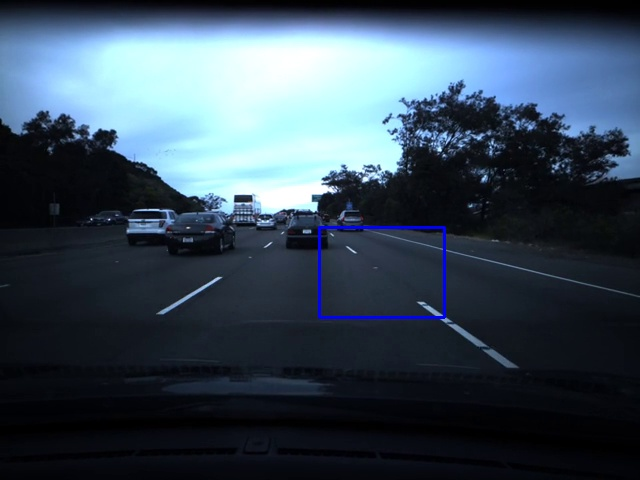
#> input picture ÿ.jpg, 640 x 480 px, given in place of train.mp4, which was not available
$ python index3.py
#> lines starting #> are read from the running program, lines starting #| are printed output that depends on the picture; after the words box and inside, x2 and y2 are one past the last pixel; in counts of white or black regions, pixels touching at a corner belong together; pictures that were not available may be replaced by others from this repository, and a replacement may not be noted
import cv2
from PIL import Image
import numpy as np
import os

# Playing video from file:
cap = cv2.VideoCapture('./data/train.mp4')

# number of frames
framesLength = int(cap.get(cv2.CAP_PROP_FRAME_COUNT))

print(framesLength)

try:
    if not os.path.exists('data'):
        os.makedirs('data')
except OSError:
    print ('Error: Creating directory of data')

currentFrame = 0

rightReference = []

speed = 0
lineSize = 3

# Read until video is completed
while(cap.isOpened()):

  # Capture frame-by-frame
  ret, frame = cap.read()
#> frame is the input picture: shape (480, 640, 3); mean B, G, R 86.8, 72.3, 56.6
  if ret == True:

    img = cv2.cvtColor(frame, cv2.COLOR_BGR2GRAY)
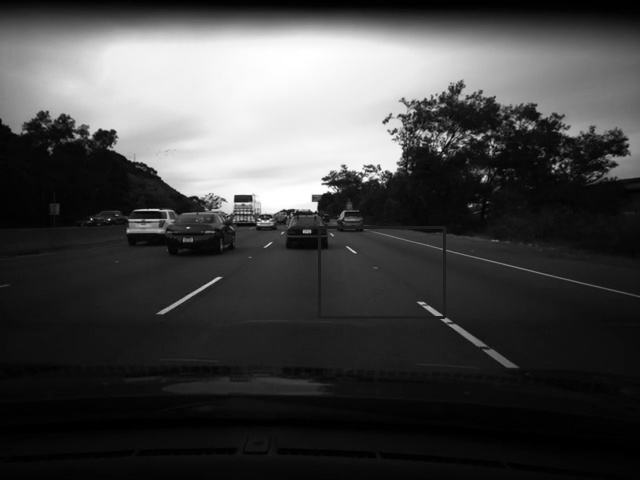
#> img: shape (480, 640); min 0, max 255, mean 69.2
    blurred = cv2.GaussianBlur(img, (5, 5), 0)
    ret3,thresh = cv2.threshold(blurred,0,255,cv2.THRESH_BINARY+cv2.THRESH_OTSU)
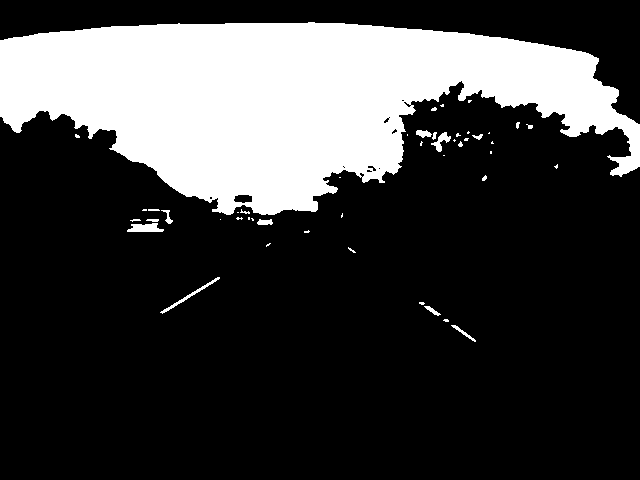
#> thresh: shape (480, 640); 24.3% white; 47 white regions (30 under 20 px), largest, box (x1, y1, x2, y2) and area: (0, 22, 640, 215) 73335, (127, 223, 164, 232) 241, (160, 277, 220, 314) 199
#> ret3 = 115

    crop_img_left = thresh[250:400, 80:230]
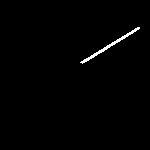
#> crop_img_left: shape (150, 150); 0.88% white in thin lines or dots, all inside (x1, y1, x2, y2) = (80, 27, 140, 64)
    crop_img_right = thresh[250:400, 380:560]
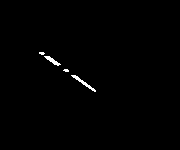
#> crop_img_right: shape (150, 180); 0.63% white in thin lines or dots, all inside (x1, y1, x2, y2) = (39, 52, 96, 92)

    cv2.imwrite('./data/road-left/' + str(currentFrame) + '-left.jpg', crop_img_left)
    cv2.imwrite('./data/road-right/' + str(currentFrame) + '-right.jpg', crop_img_right)

    currentFrame += 1

  # Break the loop
  else:
    break


# When everything done, release the capture
cap.release()
cv2.destroyAllWindows()
